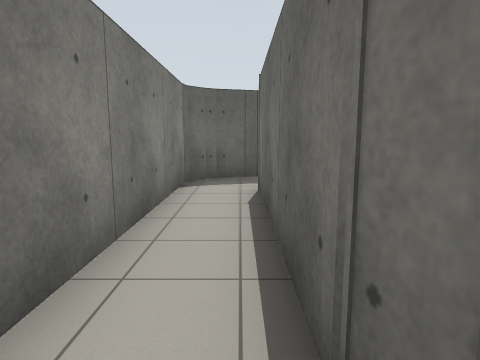
view 1 (above)

16 first-person views from a walk through a robot-simulator world made for Gazebo. The camera is 1.2 m above the floor, tilts 8° down and sees 75° across. The floor is counted in squares, 1 m on a side. Each view is taken from the middle of a square. On the plan, view 1 faces up. The plan holds only what a view shows up to about 13 squares ahead; the rest is blank.

view 2
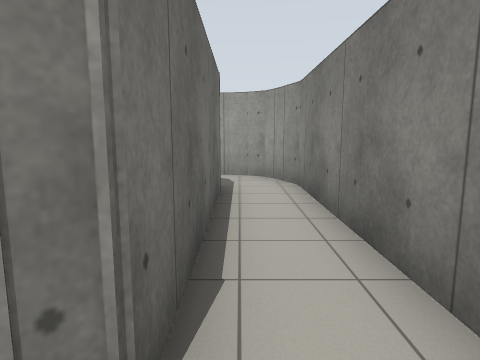

view 3
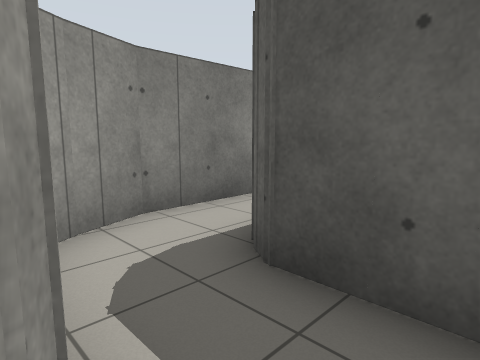

view 4
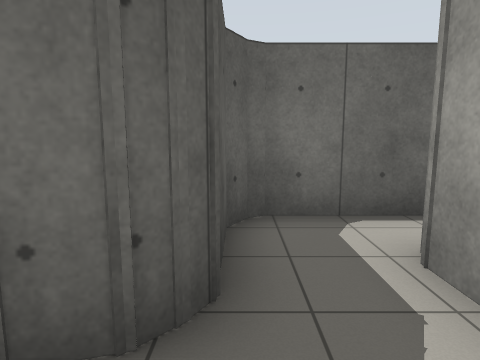

view 5
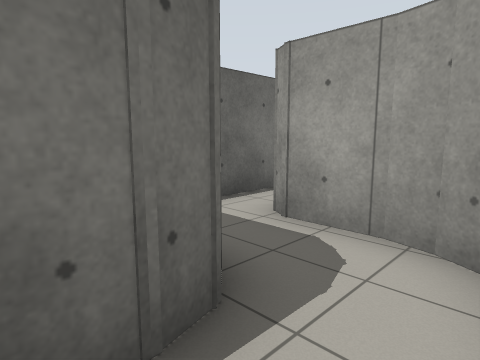

view 6
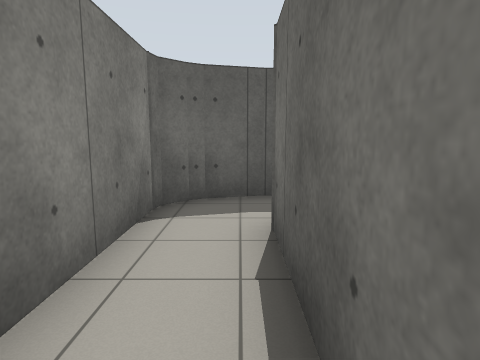

view 7
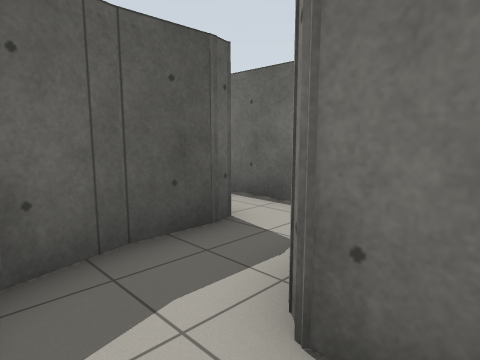

view 8
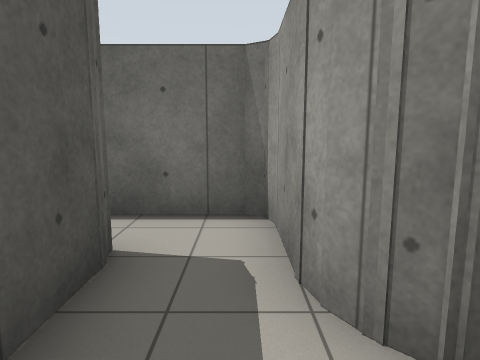

view 9
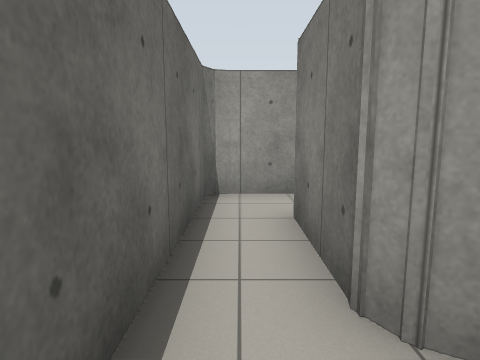

view 10
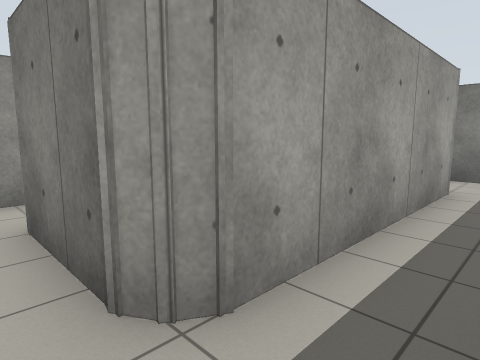

view 11
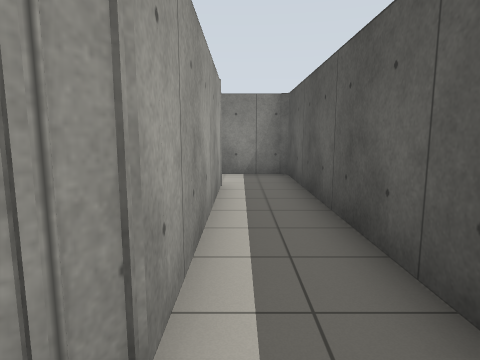

view 12
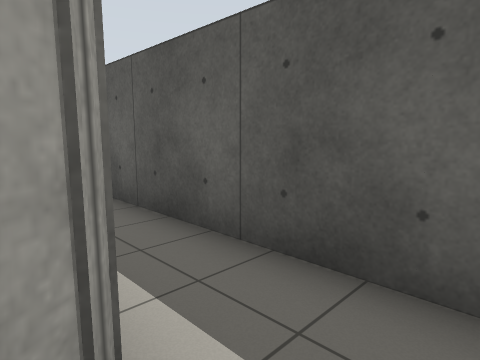

view 13
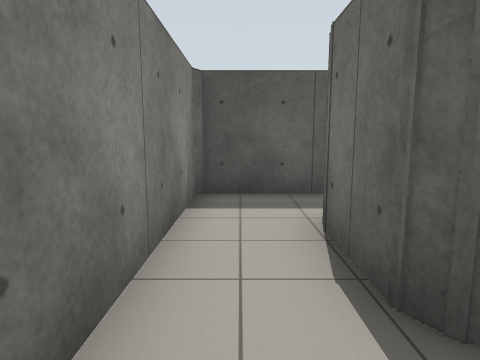

view 14
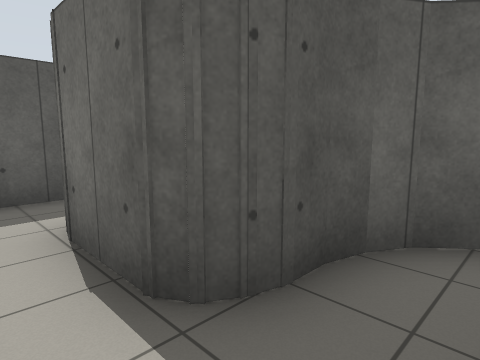

view 15
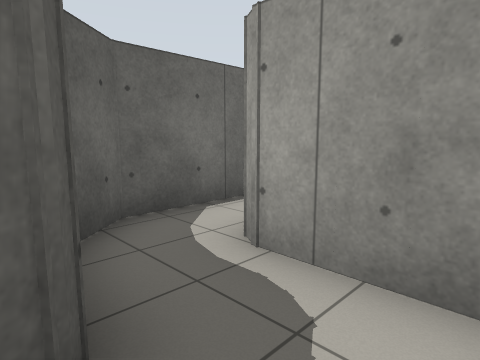

view 16
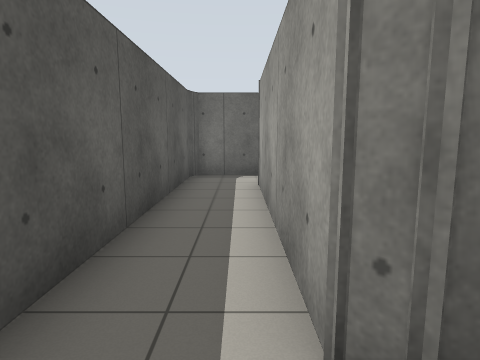

### Floor plan
Points are (right, up) in squares from view 1. A wall is a line through its corners. A room is listed if a view was taken in it or the views show most of it. See-through windows are left out.
Room 1 (views 1, 2, 4, 5, 6, 7, 8)
walls: (0.4, 1.1) (0.4, 7) (1.3, 7.5); (0.4, 6.9) (0.8, 7.3) (1.7, 7.6); (1.1, 0.2) (0.6, 0.6); (-1, -0.7) (-0.7, -1.3) (0, -1.7) (1.8, -1.7); (3, 0.2) (1.2, 0.2) (0.6, 0.5) (0.4, 1.4); (-0.6, 9) (-1, 8.8); (0.5, 9.3) (-0.8, 8.9) (-1.4, 8.3) (-1.4, 0.3) (-1, -0.8); (-0.3, -1.5) (0.4, -1.7); (1.9, 9.3) (0.4, 9.3)
ways out: opening at (1.5, -1) to room 2; opening at (1, 8) to room 4
Room 2 (view 3)
walls: (3.7, -3.9) (3.7, -0.2) (3, 0.2); (1.8, -1.7) (2.2, -2); (3.7, -0.5) (3.4, 0)
ways out: opening at (1.5, -1) to room 1
Room 3 (views 9, 10, 11, 13, 14, 15, 16)
walls: (-4.9, 11.8) (-4.7, 12.5) (1.7, 12.5) (2.2, 12.2); (-3.1, 9.4) (-4.2, 9.4) (-4.9, 9.8) (-4.9, 12.1) (-4.5, 12.5); (-3.9, 9.4) (-4.7, 9.6) (-4.9, 10); (1.9, 12.5) (2.2, 12); (-5.7, 7.5) (-3.8, 7.5); (3.7, 12.6) (3.7, 14.3) (3.1, 14.5) (-6.8, 14.5) (-6.9, 14.2) (-6.9, 9)
ways out: opening at (3, 13) to room 4; opening at (-4.5, 8.5)
Room 4 (view 12)
walls: (2.2, 12.2) (2.2, 9.4) (1.6, 9.2); (3.1, 7.5) (3.7, 7.7) (3.7, 12.6); (1.3, 7.5) (3.3, 7.5)
ways out: opening at (1, 8) to room 1; opening at (3, 13) to room 3

Where each view was taken, in squares from view 1:
view 1: 0 up, 0 right, facing up
view 2: 8 up, 0 right, facing down
view 3: 2 down, 3 right, facing up-left
view 4: 0 up, 1 left, facing right
view 5: 2 up, 1 left, facing down-right
view 6: 3 up, 0 right, facing up
view 7: 6 up, 1 left, facing up-right
view 8: 8 up, 1 left, facing right
view 9: 14 up, 3 right, facing down
view 10: 14 up, 3 right, facing down-left
view 11: 13 up, 3 right, facing left
view 12: 12 up, 3 right, facing up-left
view 13: 8 up, 6 left, facing up
view 14: 8 up, 6 left, facing up-right
view 15: 10 up, 6 left, facing down-right
view 16: 13 up, 6 left, facing right
